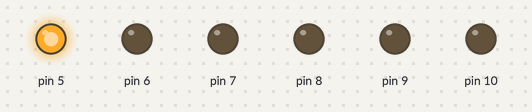
Simulated run of this sketch. Board: Arduino Nano, built with avr-gcc and run on an emulated ATmega328P. On the bench: output pins drawn as LEDs (lit = HIGH).

Above: at 0.2 s.
At 1.2 s:
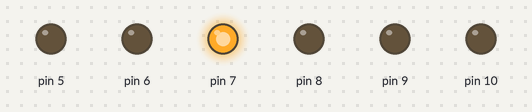
At 1.7 s:
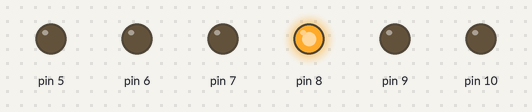
At 2.2 s:
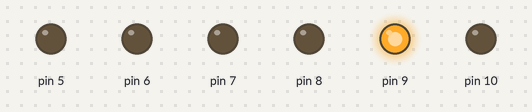
At 3.7 s:
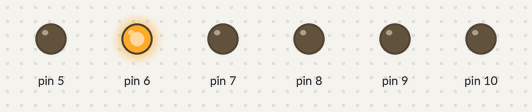
At 5.7 s:
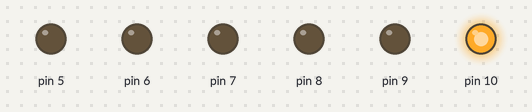
Timing chart, 0 to 6.9 s (numbered marks = the images above):
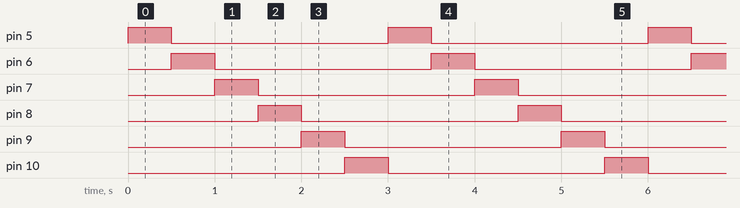

Measured:
- by itself, pin 5–10: alternates HIGH for 0.50 s and LOW for 2.5 s
- by itself, everything shown: repeats every 3.0 s, in 7 steps

The sketch:

Projekt2.ino
```cpp
#define LEDAnfang 5 //erster Pin
#define LEDEnde 10 //Letzter Pin
#define Schrittweite 1 //Wie viele Pins entfernt?
#define Wartezeit 500 //Wie viele ms soll gewartet werden?
/*
 Name:		Projekt2.ino
 Created:	03.04.2016 10:48:39
 Author:	Rubeen
*/

// Methode beim Start
void setup()
{
	//solange, wie...
		//Setze i = LEDAnfang
	//... i kleiner o. gleich LEDEnde ist,
	//addiere Schrittweite
	for (int i = LEDAnfang; i <= LEDEnde; i = i + Schrittweite)
	{
		pinMode(i, OUTPUT);
	}
}

// Schleife während Betrieb
void loop()
{
	for (int i = LEDAnfang; i <= LEDEnde; i = i + Schrittweite)
	{
		digitalWrite(i, HIGH);
		delay(Wartezeit);
		digitalWrite(i, LOW);
	}
}
```
